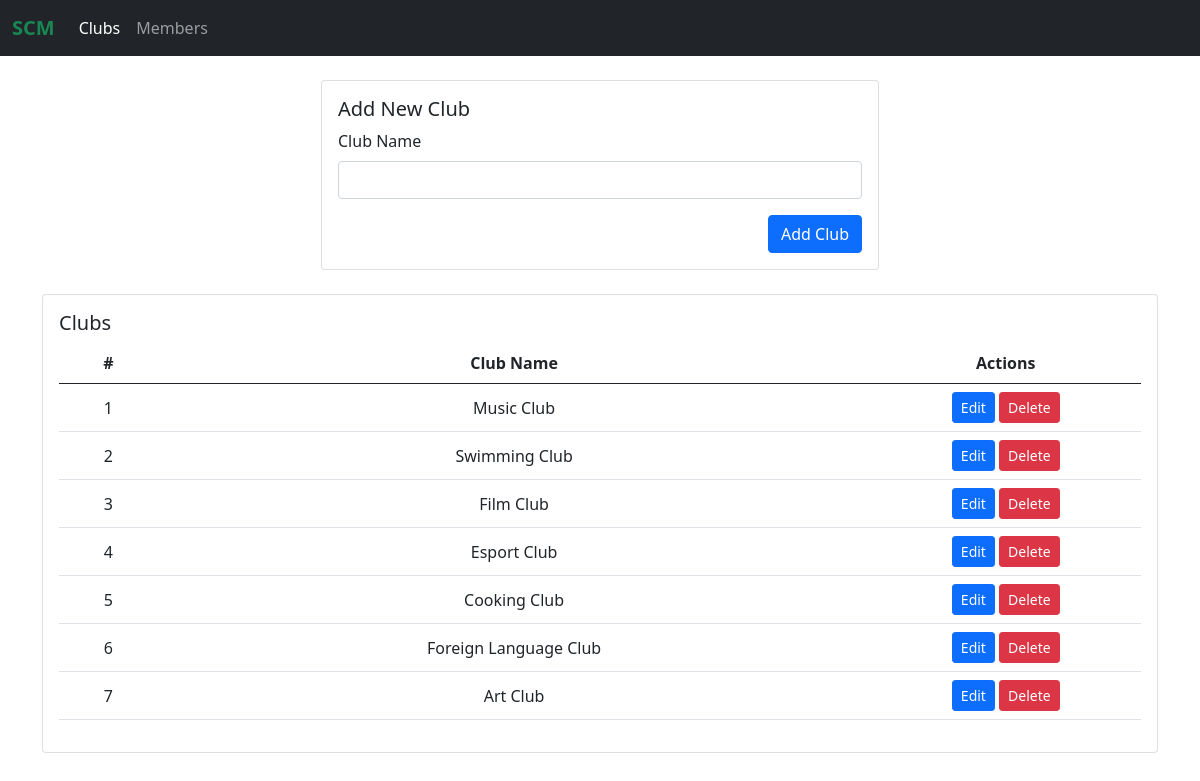
The app's page /source_code/index.php with its own data.
### tables this page shows
CREATE TABLE `clubs` (
  `id_club` int(11) NOT NULL,
  `club_name` varchar(50) NOT NULL
);

### source_code/controllers/Club.controller.php (called while the page is built, shortened)
<?php
include_once("views/Club.view.php");
class ClubController {
    private $club;
    function __construct() {
        $this->club = new Club(Conf::$db_host, Conf::$db_user, Conf::$db_pass, Conf::$db_name);
    }
    public function index() {
        $this->club->open();
        $this->club->getClub();
        $data = array('club' => array());
        while ($row = $this->club->getResult()) {
            array_push($data['club'], $row);
        }
        $view = new ClubView();
        $view->render($data);
    }
}

### source_code/views/Club.view.php (the view, shortened to what this page needs)
<?php
class ClubView {
    public function render($data) {
        $addForm = '<form action="index.php" method="POST">
            <div class="mb-3">
                <label for="clubName" class="form-label">Club Name</label>
                <input type="text" class="form-control" id="clubName" name="club_name" required>
            </div>
            <div class="d-flex justify-content-end">
                <button type="submit" class="btn btn-primary" name="add_club">Add Club</button>
            </div>
        </form>';
        $tableHeader = '<tr>
            <th>#</th>
            <th>Club Name</th>
            <th class="w-25">Actions</th>
        </tr>';
        $tableBody = null;
        $no = 1;
        foreach ($data['club'] as $val) {
            list($id, $nama_club) = $val;
            $tableBody .= '<tr>
                <td>'.$no++.'</td>
                <div class="normal-mode">
                    <td class="normal-mode main-value">'.$nama_club.'</td>
                    <td class="normal-mode">
                        <button type="button" class="btn btn-sm btn-primary edit-btn">Edit</button>
                        <a href="index.php?delete='.$id.'" class="btn btn-sm btn-danger delete-btn">Delete</a>
                    </td>
                </div>
                <div class="edit-mode">
                    <form class="edit-mode" action="index.php" method="POST">
                        <input type="hidden" class="form-control" name="id_club" value="'.$id.'">
                        <td class="edit-mode">
                            <input type="text" class="form-control" name="club_name" value="'.$nama_club.'" required>
                        </td>
                        <td class="edit-mode">
                            <button type="submit" class="btn btn-sm btn-success save-btn" name="edit_club">Save</button>
                            <button type="button" class="btn btn-sm btn-secondary cancel-btn">Cancel</button>
                        </td>
                    </form>
                </div>
            </tr>';
        }
    }
}

### records on screen
clubs: club_name "Music Club"
clubs: club_name "Swimming Club"
clubs: club_name "Film Club"
clubs: club_name "Esport Club"
clubs: club_name "Cooking Club"
clubs: club_name "Foreign Language Club"
clubs: club_name "Art Club"

### other values on screen
$this->content "SCM Clubs Members Add New Club Clubs"
